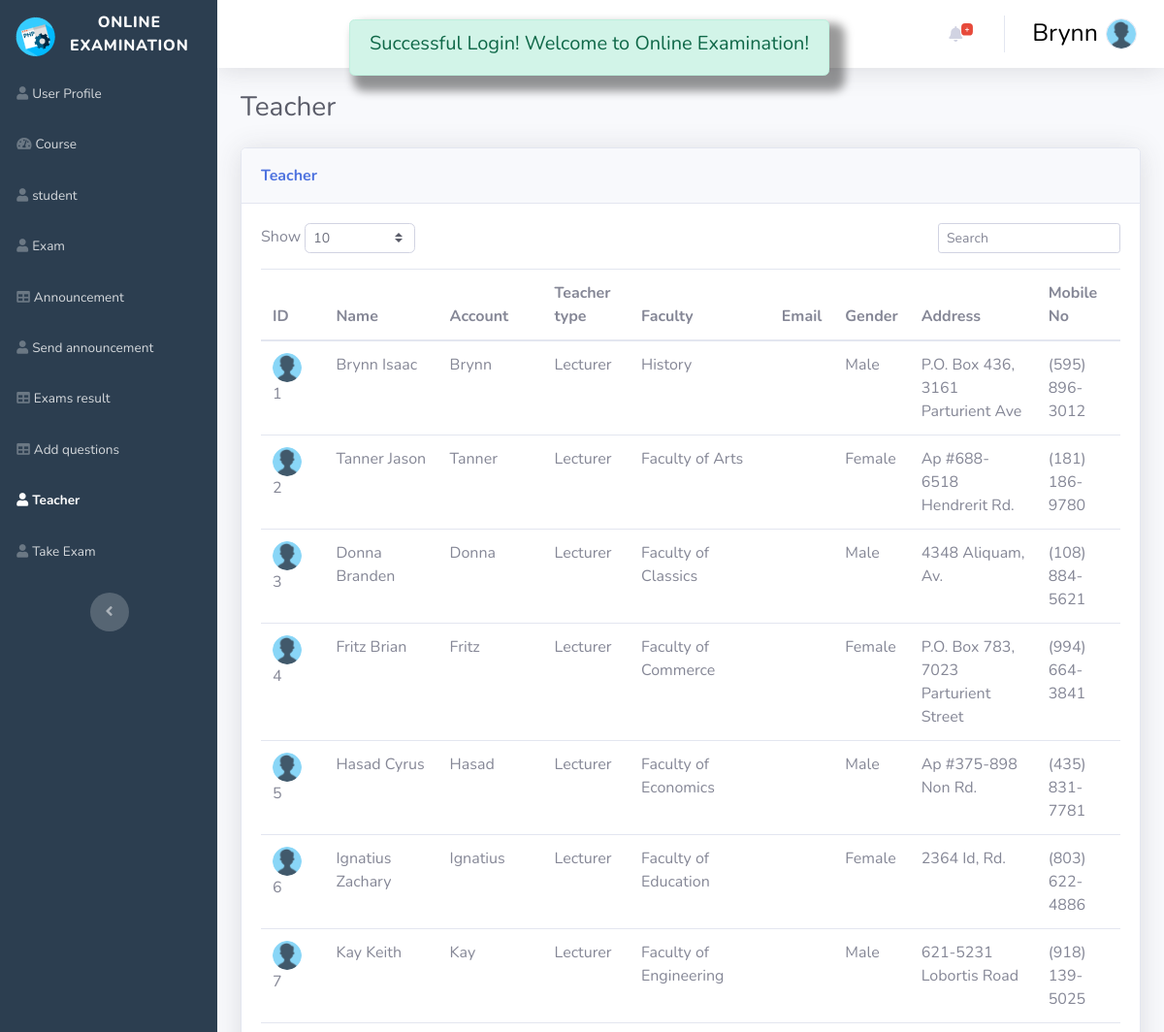
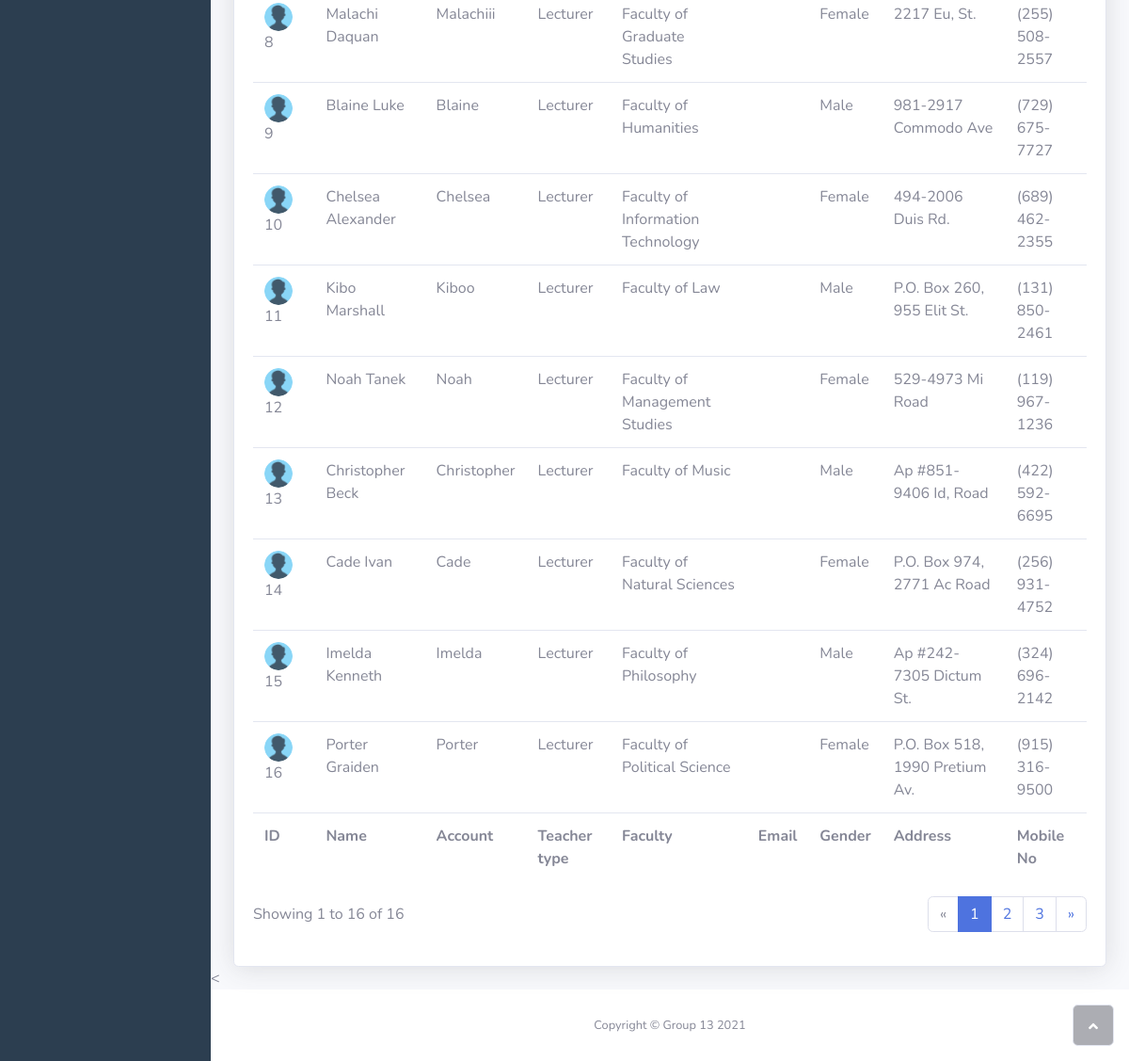
The app's page /teacher.php (signed in) with its own data (2 pictures, top to bottom).
### tables this page shows
CREATE TABLE `teacher` (
  `teacher_id` int(30) NOT NULL,
  `user_id` int(30) NOT NULL,
  `faculty_id` int(30) NOT NULL,
  `teacher_type` varchar(100) NOT NULL
);

CREATE TABLE `user` (
  `user_id` int(30) NOT NULL,
  `fname` varchar(50) NOT NULL,
  `lname` varchar(50) NOT NULL,
  `email` varchar(50) NOT NULL,
  `username` varchar(50) NOT NULL,
  `password` varchar(50) NOT NULL,
  `gender` varchar(20) NOT NULL,
  `address` varchar(100) NOT NULL,
  `mobile_No` varchar(30) NOT NULL,
  `user_image` varchar(30) NOT NULL,
  `role` int(11) NOT NULL
);

CREATE TABLE `faculty` (
  `faculty_id` int(30) NOT NULL,
  `faculty_title` varchar(50) NOT NULL
);

### teacher.php (the view, shortened to what this page needs)
<!DOCTYPE html>
<html>
<head>
    <?php
    include("cssLinks.php");
    ?>
</head>
<body id="page-top">
    <div id="wrapper">
        <?php
        include("sidebar.php");
        ?>
        <div class="d-flex flex-column" id="content-wrapper">
            <div id="content">
                <?php
                include("aboveNavbar.php");
                ?>
                <div class="container-fluid">
                    <h3 class="text-dark mb-4">Teacher</h3>
                    <div class="card shadow">
                        <div class="card-header py-3">
                            <p class="text-primary m-0 font-weight-bold">Teacher</p>
                        </div>
                        <div class="card-body">
                            <form method="post" action="<?php echo $_SERVER['PHP_SELF']; ?>">
                                <div class="row">
                                    <div class="col-md-6 text-nowrap">
                                        <div id="dataTable_length" class="dataTables_length" aria-controls="dataTable">
                                            <label>Show&nbsp;<select
                                                    class="form-control form-control-sm custom-select custom-select-sm">
                                                    <option value="10" selected="">10</option>
                                                </select>&nbsp;</label>
                                        </div>
                                    </div>
                                    <div class="col-md-6">
                                        <div class="text-md-right dataTables_filter" id="dataTable_filter"><label>
                                                <input name="txtSearch" type="text" class="form-control form-control-sm"
                                                    aria-controls="dataTable" placeholder="Search"></label>
                                        </div>
                                    </div>
                                </div>
                            </form>
                            <div class="table-responsive table mt-2" id="dataTable" role="grid"
                                aria-describedby="dataTable_info">
                                <table class="table my-0" id="dataTable">
                                    <thead>
                                        <tr>
                                            <th>ID</th>
                                            <th>Name</th>
                                            <th>Account</th>
                                            <th>Teacher type</th>
                                            <th>Faculty</th>
                                            <th>Email</th>
                                            <th>Gender</th>
                                            <th>Address</th>
                                            <th>Mobile No</th>
                                        </tr>
                                    </thead>
                                    <tbody>
                                        <?php
                                        if (isset($_POST['txtSearch'])) {
                                            $searchTarget = $_POST['txtSearch'];
                                            $courseData = mysqli_query($conn, "SELECT
                                                teacher.*,
                                                user.*,
                                                faculty.*
                                              FROM teacher
                                                LEFT OUTER JOIN user
                                                  ON teacher.user_id = user.user_id
                                                LEFT OUTER JOIN faculty
                                                  ON teacher.faculty_id = faculty.faculty_id where user.fname
                                                   LIKE  '%$searchTarget%'") or die(mysqli_error($conn));
                                            $count = 0;
                                            while ($row = mysqli_fetch_array($courseData)) {
                                                $count += 1;
                                                echo '<tr>
                                                    <td><img class="rounded-circle mr-2" width="30" height="30"
                                                        src="assets/img/' . $row['user_image'] . '">' . $row['teacher_id'] . '</td>
                                                        <td>' . $row['fname'] . ' ' . $row['lname'] . '</td>
                                                        <td>' . $row['username'] . '</td>
                                                        <td>' . $row['teacher_type'] . '</td>
                                                        <td>' . $row['faculty_title'] . '</td>
                                                        <td>' . $row['email'] . '</td>
                                                        <td>' . $row['gender'] . '</td>
                                                        <td>' . $row['address'] . '</td>
                                                        <td>' . $row['mobile_No'] . '</td>
                                                    </tr>';
                                            }
                                        } else {
                                            $courseData = mysqli_query($conn, "SELECT
                                            teacher.*,
                                            user.*,
                                            faculty.*
                                          FROM teacher
                                            LEFT OUTER JOIN user
                                              ON teacher.user_id = user.user_id
                                            LEFT OUTER JOIN faculty
                                              ON teacher.faculty_id = faculty.faculty_id") or die(mysqli_error($conn));
                                            $count = 0;
                                            while ($row = mysqli_fetch_array($courseData)) {
                                                $count += 1;
                                                echo '<tr>
                                                <td><img class="rounded-circle mr-2" width="30" height="30"
                                                    src="assets/img/' . $row['user_image'] . '">' . $row['teacher_id'] . '</td>
                                                    <td>' . $row['fname'] . ' ' . $row['lname'] . '</td>
                                                    <td>' . $row['username'] . '</td>
                                                    <td>' . $row['teacher_type'] . '</td>
                                                    <td>' . $row['faculty_title'] . '</td>
                                                    <td>' . $row['email'] . '</td>
                                                    <td>' . $row['gender'] . '</td>
                                                    <td>' . $row['address'] . '</td>
                                                    <td>' . $row['mobile_No'] . '</td>
                                                </tr>';
                                            }
                                        }
                                        ?>
                                    </tbody>
                                    <tfoot>
                                        <tr>
                                            <td><strong>ID</strong></td>
                                            <td><strong>Name</strong></td>
                                            <td><strong>Account</strong></td>
                                            <td><strong>Teacher type</strong></td>
                                            <td><strong>Faculty</strong></td>
                                            <td><strong>Email</strong></td>
                                            <td><strong>Gender</strong></td>
                                            <td><strong>Address</strong></td>
                                            <td><strong>Mobile No</strong></td>
                                        </tr>
                                    </tfoot>
                                </table>
                            </div>
                            <div class="row">
                                <div class="col-md-6 align-self-center">
                                    <p id="dataTable_info" class="dataTables_info" role="status" aria-live="polite">
                                        Showing 1 to <?php echo $count . " of " . $count; ?></p>
                                </div>
                                <div class="col-md-6">
                                    <nav
                                        class="d-lg-flex justify-content-lg-end dataTables_paginate paging_simple_numbers">
                                        <ul class="pagination">
                                            <li class="page-item disabled"><a class="page-link" href="#"
                                                    aria-label="Previous"><span aria-hidden="true">«</span></a></li>
                                            <li class="page-item active"><a class="page-link" href="#">1</a></li>
                                            <li class="page-item"><a class="page-link" href="#">2</a></li>
                                            <li class="page-item"><a class="page-link" href="#">3</a></li>
                                            <li class="page-item"><a class="page-link" href="#" aria-label="Next"><span
                                                        aria-hidden="true">»</span></a></li>
                                        </ul>
                                    </nav>
                                </div>
                            </div>
                        </div>
                    </div>
                </div>
            <<?php
                include('footer.php');
                ?> </div><a class="border rounded d-inline scroll-to-top" href="#page-top"><i
                        class="fas fa-angle-up"></i></a>
</body>
</html>

### records on screen
teacher: user.user_image (placeholder picture), teacher_id "1", user.fname "Brynn", user.lname "Isaac", user.username "Brynn", teacher_type "Lecturer", faculty.faculty_title "History", user.gender "Male", user.address "P.O. Box 436, 3161 Parturient Ave", user.mobile_No "(595) 896-3012"
teacher: user.user_image (placeholder picture), teacher_id "2", user.fname "Tanner", user.lname "Jason", user.username "Tanner", teacher_type "Lecturer", faculty.faculty_title "Faculty of Arts", user.gender "Female", user.address "Ap #688-6518 Hendrerit Rd.", user.mobile_No "(181) 186-9780"
teacher: user.user_image (placeholder picture), teacher_id "3", user.fname "Donna", user.lname "Branden", user.username "Donna", teacher_type "Lecturer", faculty.faculty_title "Faculty of Classics", user.gender "Male", user.address "4348 Aliquam, Av.", user.mobile_No "(108) 884-5621"
teacher: user.user_image (placeholder picture), teacher_id "4", user.fname "Fritz", user.lname "Brian", user.username "Fritz", teacher_type "Lecturer", faculty.faculty_title "Faculty of Commerce", user.gender "Female", user.address "P.O. Box 783, 7023 Parturient Street", user.mobile_No "(994) 664-3841"
teacher: user.user_image (placeholder picture), teacher_id "5", user.fname "Hasad", user.lname "Cyrus", user.username "Hasad", teacher_type "Lecturer", faculty.faculty_title "Faculty of Economics", user.gender "Male", user.address "Ap #375-898 Non Rd.", user.mobile_No "(435) 831-7781"
teacher: user.user_image (placeholder picture), teacher_id "6", user.fname "Ignatius", user.lname "Zachary", user.username "Ignatius", teacher_type "Lecturer", faculty.faculty_title "Faculty of Education", user.gender "Female", user.address "2364 Id, Rd.", user.mobile_No "(803) 622-4886"
teacher: user.user_image (placeholder picture), teacher_id "7", user.fname "Kay", user.lname "Keith", user.username "Kay", teacher_type "Lecturer", faculty.faculty_title "Faculty of Engineering", user.gender "Male", user.address "621-5231 Lobortis Road", user.mobile_No "(918) 139-5025"
teacher: user.user_image (placeholder picture), teacher_id "8", user.fname "Malachi", user.lname "Daquan", user.username "Malachiii", teacher_type "Lecturer", faculty.faculty_title "Faculty of Graduate Studies", user.gender "Female", user.address "2217 Eu, St.", user.mobile_No "(255) 508-2557"
teacher: user.user_image (placeholder picture), teacher_id "9", user.fname "Blaine", user.lname "Luke", user.username "Blaine", teacher_type "Lecturer", faculty.faculty_title "Faculty of Humanities", user.gender "Male", user.address "981-2917 Commodo Ave", user.mobile_No "(729) 675-7727"
teacher: user.user_image (placeholder picture), teacher_id "10", user.fname "Chelsea", user.lname "Alexander", user.username "Chelsea", teacher_type "Lecturer", faculty.faculty_title "Faculty of Information Technology", user.gender "Female", user.address "494-2006 Duis Rd.", user.mobile_No "(689) 462-2355"
teacher: user.user_image (placeholder picture), teacher_id "11", user.fname "Kibo", user.lname "Marshall", user.username "Kiboo", teacher_type "Lecturer", faculty.faculty_title "Faculty of Law", user.gender "Male", user.address "P.O. Box 260, 955 Elit St.", user.mobile_No "(131) 850-2461"
teacher: user.user_image (placeholder picture), teacher_id "12", user.fname "Noah", user.lname "Tanek", user.username "Noah", teacher_type "Lecturer", faculty.faculty_title "Faculty of Management Studies", user.gender "Female", user.address "529-4973 Mi Road", user.mobile_No "(119) 967-1236"
teacher: user.user_image (placeholder picture), teacher_id "13", user.fname "Christopher", user.lname "Beck", user.username "Christopher", teacher_type "Lecturer", faculty.faculty_title "Faculty of Music", user.gender "Male", user.address "Ap #851-9406 Id, Road", user.mobile_No "(422) 592-6695"
teacher: user.user_image (placeholder picture), teacher_id "14", user.fname "Cade", user.lname "Ivan", user.username "Cade", teacher_type "Lecturer", faculty.faculty_title "Faculty of Natural Sciences", user.gender "Female", user.address "P.O. Box 974, 2771 Ac Road", user.mobile_No "(256) 931-4752"
teacher: user.user_image (placeholder picture), teacher_id "15", user.fname "Imelda", user.lname "Kenneth", user.username "Imelda", teacher_type "Lecturer", faculty.faculty_title "Faculty of Philosophy", user.gender "Male", user.address "Ap #242-7305 Dictum St.", user.mobile_No "(324) 696-2142"
teacher: user.user_image (placeholder picture), teacher_id "16", user.fname "Porter", user.lname "Graiden", user.username "Porter", teacher_type "Lecturer", faculty.faculty_title "Faculty of Political Science", user.gender "Female", user.address "P.O. Box 518, 1990 Pretium Av.", user.mobile_No "(915) 316-9500"

### other values on screen
$_SESSION['message'] "Successful Login! Welcome to Online Examination!"
$name "Brynn"
$count "16"
